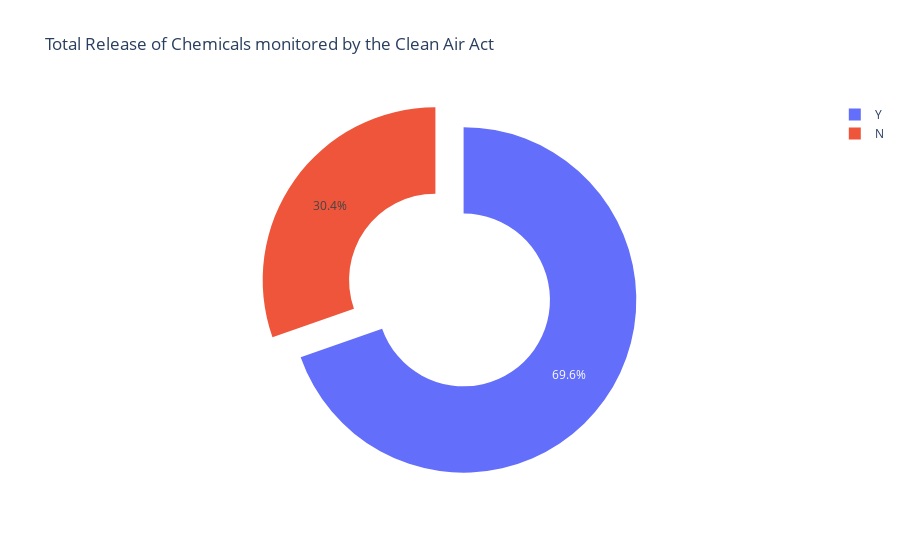

The notebook cell this image was saved under:
### Code cell
fig = go.Figure(data=[go.Pie(labels =labels, values = values, hole =.5, pull = .1)])
fig.update_layout(title_text = 'Total Release of Chemicals monitored by the Clean Air Act')
fig.show()

### Figure 1 — Plotly figure (JSON) as saved in the notebook; plotly's stock layout.template omitted (floating-point values rounded to 4 significant figures)
{"data": [{"hole": 0.5, "labels": ["Y", "N"], "pull": 0.1, "type": "pie", "values": [307500000.0, 134200000.0]}], "layout": {"title": {"text": "Total Release of Chemicals monitored by the Clean Air Act"}}}
